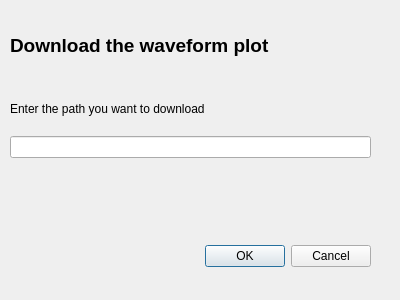
<?xml version="1.0" encoding="UTF-8"?>
<ui version="4.0">
 <class>Dialog</class>
 <widget class="QDialog" name="Dialog">
  <property name="geometry">
   <rect>
    <x>0</x>
    <y>0</y>
    <width>400</width>
    <height>300</height>
   </rect>
  </property>
  <property name="windowTitle">
   <string>Dialog</string>
  </property>
  <widget class="QDialogButtonBox" name="buttonBox">
   <property name="geometry">
    <rect>
     <x>30</x>
     <y>240</y>
     <width>341</width>
     <height>32</height>
    </rect>
   </property>
   <property name="orientation">
    <enum>Qt::Horizontal</enum>
   </property>
   <property name="standardButtons">
    <set>QDialogButtonBox::Cancel|QDialogButtonBox::Ok</set>
   </property>
  </widget>
  <widget class="QWidget" name="layoutWidget">
   <property name="geometry">
    <rect>
     <x>10</x>
     <y>10</y>
     <width>361</width>
     <height>148</height>
    </rect>
   </property>
   <layout class="QVBoxLayout" name="verticalLayout_3">
    <item>
     <widget class="QLabel" name="label">
      <property name="font">
       <font>
        <pointsize>14</pointsize>
        <weight>75</weight>
        <bold>true</bold>
       </font>
      </property>
      <property name="text">
       <string>Download the waveform plot</string>
      </property>
     </widget>
    </item>
    <item>
     <layout class="QVBoxLayout" name="verticalLayout">
      <item>
       <widget class="QLabel" name="label_2">
        <property name="text">
         <string>Enter the path you want to download</string>
        </property>
       </widget>
      </item>
      <item>
       <widget class="QLineEdit" name="plot_download"/>
      </item>
     </layout>
    </item>
   </layout>
  </widget>
 </widget>
 <resources/>
 <connections>
  <connection>
   <sender>buttonBox</sender>
   <signal>accepted()</signal>
   <receiver>Dialog</receiver>
   <slot>accept()</slot>
   <hints>
    <hint type="sourcelabel">
     <x>248</x>
     <y>254</y>
    </hint>
    <hint type="destinationlabel">
     <x>157</x>
     <y>274</y>
    </hint>
   </hints>
  </connection>
  <connection>
   <sender>buttonBox</sender>
   <signal>rejected()</signal>
   <receiver>Dialog</receiver>
   <slot>reject()</slot>
   <hints>
    <hint type="sourcelabel">
     <x>316</x>
     <y>260</y>
    </hint>
    <hint type="destinationlabel">
     <x>286</x>
     <y>274</y>
    </hint>
   </hints>
  </connection>
 </connections>
</ui>
